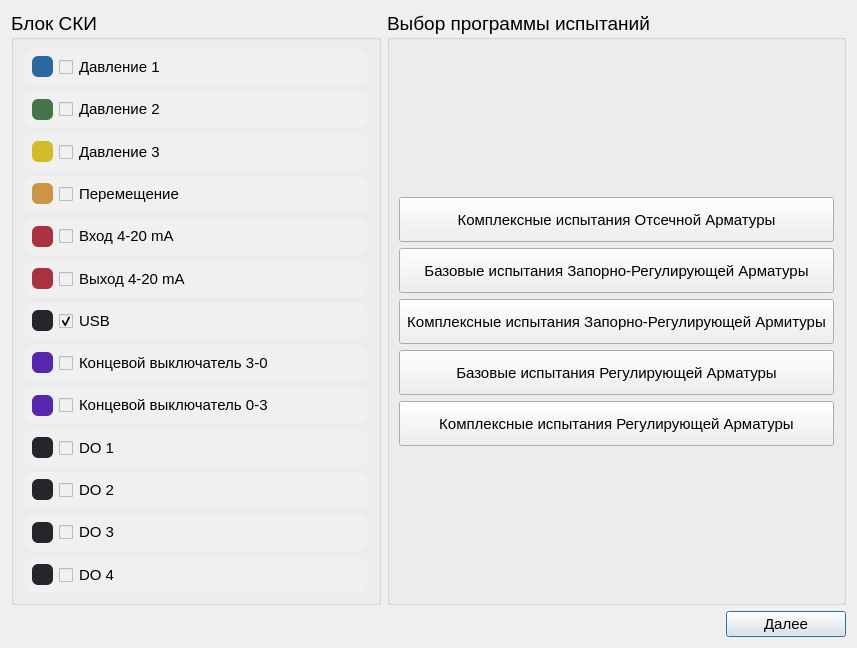
<?xml version="1.0" encoding="UTF-8"?>
<ui version="4.0">
 <class>SelectTests</class>
 <widget class="QDialog" name="SelectTests">
  <property name="geometry">
   <rect>
    <x>0</x>
    <y>0</y>
    <width>857</width>
    <height>648</height>
   </rect>
  </property>
  <property name="windowTitle">
   <string>Выбор программы испытаний</string>
  </property>
  <layout class="QVBoxLayout" name="verticalLayout_3">
   <item>
    <layout class="QHBoxLayout" name="horizontalLayout_2">
     <item>
      <widget class="QGroupBox" name="groupBox">
       <property name="font">
        <font>
         <family>Segoe UI</family>
         <pointsize>14</pointsize>
         <bold>false</bold>
        </font>
       </property>
       <property name="title">
        <string>Блок СКИ</string>
       </property>
       <layout class="QVBoxLayout" name="verticalLayout">
        <item>
         <widget class="QFrame" name="frame_pressure_1">
          <property name="sizePolicy">
           <sizepolicy hsizetype="Expanding" vsizetype="Preferred">
            <horstretch>0</horstretch>
            <verstretch>0</verstretch>
           </sizepolicy>
          </property>
          <property name="styleSheet">
           <string notr="true">background-color: #F0F0F0;
border-radius: 12px;</string>
          </property>
          <property name="frameShape">
           <enum>QFrame::Shape::StyledPanel</enum>
          </property>
          <property name="frameShadow">
           <enum>QFrame::Shadow::Raised</enum>
          </property>
          <layout class="QHBoxLayout" name="horizontalLayout_15">
           <property name="spacing">
            <number>6</number>
           </property>
           <property name="leftMargin">
            <number>9</number>
           </property>
           <property name="topMargin">
            <number>0</number>
           </property>
           <property name="rightMargin">
            <number>9</number>
           </property>
           <property name="bottomMargin">
            <number>0</number>
           </property>
           <item>
            <widget class="QWidget" name="pressure_1_color" native="true">
             <property name="minimumSize">
              <size>
               <width>21</width>
               <height>21</height>
              </size>
             </property>
             <property name="maximumSize">
              <size>
               <width>21</width>
               <height>21</height>
              </size>
             </property>
             <property name="font">
              <font>
               <pointsize>5</pointsize>
              </font>
             </property>
             <property name="styleSheet">
              <string notr="true">background-color: #2A689F;
border-radius: 6px;</string>
             </property>
            </widget>
           </item>
           <item>
            <widget class="QCheckBox" name="check_box_pressure_1">
             <property name="minimumSize">
              <size>
               <width>0</width>
               <height>32</height>
              </size>
             </property>
             <property name="font">
              <font>
               <family>Segoe UI</family>
               <pointsize>11</pointsize>
               <bold>false</bold>
               <underline>false</underline>
              </font>
             </property>
             <property name="mouseTracking">
              <bool>true</bool>
             </property>
             <property name="styleSheet">
              <string notr="true"/>
             </property>
             <property name="text">
              <string>Давление 1</string>
             </property>
            </widget>
           </item>
          </layout>
         </widget>
        </item>
        <item>
         <widget class="QFrame" name="frame_pressure_2">
          <property name="sizePolicy">
           <sizepolicy hsizetype="Expanding" vsizetype="Preferred">
            <horstretch>0</horstretch>
            <verstretch>0</verstretch>
           </sizepolicy>
          </property>
          <property name="styleSheet">
           <string notr="true">background-color: #F0F0F0;
border-radius: 12px;</string>
          </property>
          <property name="frameShape">
           <enum>QFrame::Shape::StyledPanel</enum>
          </property>
          <property name="frameShadow">
           <enum>QFrame::Shadow::Raised</enum>
          </property>
          <layout class="QHBoxLayout" name="horizontalLayout_16">
           <property name="leftMargin">
            <number>9</number>
           </property>
           <property name="topMargin">
            <number>0</number>
           </property>
           <property name="rightMargin">
            <number>9</number>
           </property>
           <property name="bottomMargin">
            <number>0</number>
           </property>
           <item>
            <widget class="QWidget" name="pressure_2_color" native="true">
             <property name="minimumSize">
              <size>
               <width>21</width>
               <height>21</height>
              </size>
             </property>
             <property name="maximumSize">
              <size>
               <width>21</width>
               <height>21</height>
              </size>
             </property>
             <property name="styleSheet">
              <string notr="true">background-color: #457448;
border-radius: 6px;</string>
             </property>
            </widget>
           </item>
           <item>
            <widget class="QCheckBox" name="check_box_pressure_2">
             <property name="minimumSize">
              <size>
               <width>0</width>
               <height>32</height>
              </size>
             </property>
             <property name="font">
              <font>
               <family>Segoe UI</family>
               <pointsize>11</pointsize>
               <bold>false</bold>
               <underline>false</underline>
              </font>
             </property>
             <property name="styleSheet">
              <string notr="true"/>
             </property>
             <property name="text">
              <string>Давление 2</string>
             </property>
            </widget>
           </item>
          </layout>
         </widget>
        </item>
        <item>
         <widget class="QFrame" name="frame_pressure_3">
          <property name="sizePolicy">
           <sizepolicy hsizetype="Expanding" vsizetype="Preferred">
            <horstretch>0</horstretch>
            <verstretch>0</verstretch>
           </sizepolicy>
          </property>
          <property name="styleSheet">
           <string notr="true">background-color: #F0F0F0;
border-radius: 12px;</string>
          </property>
          <property name="frameShape">
           <enum>QFrame::Shape::StyledPanel</enum>
          </property>
          <property name="frameShadow">
           <enum>QFrame::Shadow::Raised</enum>
          </property>
          <layout class="QHBoxLayout" name="horizontalLayout_17">
           <property name="leftMargin">
            <number>9</number>
           </property>
           <property name="topMargin">
            <number>0</number>
           </property>
           <property name="rightMargin">
            <number>9</number>
           </property>
           <property name="bottomMargin">
            <number>0</number>
           </property>
           <item>
            <widget class="QWidget" name="pressure_3_color" native="true">
             <property name="minimumSize">
              <size>
               <width>21</width>
               <height>21</height>
              </size>
             </property>
             <property name="maximumSize">
              <size>
               <width>21</width>
               <height>21</height>
              </size>
             </property>
             <property name="styleSheet">
              <string notr="true">background-color: #D3BB2A;
border-radius: 6px;</string>
             </property>
            </widget>
           </item>
           <item>
            <widget class="QCheckBox" name="check_box_pressure_3">
             <property name="minimumSize">
              <size>
               <width>0</width>
               <height>32</height>
              </size>
             </property>
             <property name="font">
              <font>
               <family>Segoe UI</family>
               <pointsize>11</pointsize>
               <bold>false</bold>
               <underline>false</underline>
              </font>
             </property>
             <property name="styleSheet">
              <string notr="true"/>
             </property>
             <property name="text">
              <string>Давление 3</string>
             </property>
            </widget>
           </item>
          </layout>
         </widget>
        </item>
        <item>
         <widget class="QFrame" name="frame_moving">
          <property name="styleSheet">
           <string notr="true">background-color: #F0F0F0;
border-radius: 12px;</string>
          </property>
          <property name="frameShape">
           <enum>QFrame::Shape::StyledPanel</enum>
          </property>
          <property name="frameShadow">
           <enum>QFrame::Shadow::Raised</enum>
          </property>
          <layout class="QHBoxLayout" name="horizontalLayout_18">
           <property name="leftMargin">
            <number>9</number>
           </property>
           <property name="topMargin">
            <number>0</number>
           </property>
           <property name="rightMargin">
            <number>9</number>
           </property>
           <property name="bottomMargin">
            <number>0</number>
           </property>
           <item>
            <widget class="QWidget" name="moving_color" native="true">
             <property name="minimumSize">
              <size>
               <width>21</width>
               <height>21</height>
              </size>
             </property>
             <property name="maximumSize">
              <size>
               <width>21</width>
               <height>21</height>
              </size>
             </property>
             <property name="styleSheet">
              <string notr="true">background-color: #CC9546;
border-radius: 6px;</string>
             </property>
            </widget>
           </item>
           <item>
            <widget class="QCheckBox" name="check_box_moving">
             <property name="minimumSize">
              <size>
               <width>0</width>
               <height>32</height>
              </size>
             </property>
             <property name="font">
              <font>
               <family>Segoe UI</family>
               <pointsize>11</pointsize>
               <bold>false</bold>
               <underline>false</underline>
              </font>
             </property>
             <property name="styleSheet">
              <string notr="true"/>
             </property>
             <property name="text">
              <string>Перемещение</string>
             </property>
            </widget>
           </item>
          </layout>
         </widget>
        </item>
        <item>
         <widget class="QFrame" name="frame_input_4_20_mA">
          <property name="styleSheet">
           <string notr="true">background-color: #F0F0F0;
border-radius: 12px;</string>
          </property>
          <property name="frameShape">
           <enum>QFrame::Shape::StyledPanel</enum>
          </property>
          <property name="frameShadow">
           <enum>QFrame::Shadow::Raised</enum>
          </property>
          <layout class="QHBoxLayout" name="horizontalLayout_19">
           <property name="leftMargin">
            <number>9</number>
           </property>
           <property name="topMargin">
            <number>0</number>
           </property>
           <property name="rightMargin">
            <number>9</number>
           </property>
           <property name="bottomMargin">
            <number>0</number>
           </property>
           <item>
            <widget class="QWidget" name="input_4_20_mA_color" native="true">
             <property name="minimumSize">
              <size>
               <width>21</width>
               <height>21</height>
              </size>
             </property>
             <property name="maximumSize">
              <size>
               <width>21</width>
               <height>21</height>
              </size>
             </property>
             <property name="styleSheet">
              <string notr="true">background-color: #A83240;
border-radius: 6px;</string>
             </property>
            </widget>
           </item>
           <item>
            <widget class="QCheckBox" name="check_box_input_4_20_mA">
             <property name="minimumSize">
              <size>
               <width>0</width>
               <height>32</height>
              </size>
             </property>
             <property name="font">
              <font>
               <family>Segoe UI</family>
               <pointsize>11</pointsize>
               <bold>false</bold>
               <underline>false</underline>
              </font>
             </property>
             <property name="styleSheet">
              <string notr="true"/>
             </property>
             <property name="text">
              <string>Вход 4-20 mA</string>
             </property>
            </widget>
           </item>
          </layout>
         </widget>
        </item>
        <item>
         <widget class="QFrame" name="frame_output_4_20_mA">
          <property name="styleSheet">
           <string notr="true">background-color: #F0F0F0;
border-radius: 12px;</string>
          </property>
          <property name="frameShape">
           <enum>QFrame::Shape::StyledPanel</enum>
          </property>
          <property name="frameShadow">
           <enum>QFrame::Shadow::Raised</enum>
          </property>
          <layout class="QHBoxLayout" name="horizontalLayout_22">
           <property name="leftMargin">
            <number>9</number>
           </property>
           <property name="topMargin">
            <number>0</number>
           </property>
           <property name="rightMargin">
            <number>9</number>
           </property>
           <property name="bottomMargin">
            <number>0</number>
           </property>
           <item>
            <widget class="QWidget" name="output_4_20_mA_color" native="true">
             <property name="minimumSize">
              <size>
               <width>21</width>
               <height>21</height>
              </size>
             </property>
             <property name="maximumSize">
              <size>
               <width>21</width>
               <height>21</height>
              </size>
             </property>
             <property name="styleSheet">
              <string notr="true">background-color: #A83240;
border-radius: 6px;</string>
             </property>
            </widget>
           </item>
           <item>
            <widget class="QCheckBox" name="check_box_output_4_20_mA">
             <property name="minimumSize">
              <size>
               <width>0</width>
               <height>32</height>
              </size>
             </property>
             <property name="font">
              <font>
               <family>Segoe UI</family>
               <pointsize>11</pointsize>
               <bold>false</bold>
               <underline>false</underline>
              </font>
             </property>
             <property name="styleSheet">
              <string notr="true"/>
             </property>
             <property name="text">
              <string>Выход 4-20 mA</string>
             </property>
            </widget>
           </item>
          </layout>
         </widget>
        </item>
        <item>
         <widget class="QFrame" name="frame_usb">
          <property name="styleSheet">
           <string notr="true">background-color: #F0F0F0;
border-radius: 12px;</string>
          </property>
          <property name="frameShape">
           <enum>QFrame::Shape::StyledPanel</enum>
          </property>
          <property name="frameShadow">
           <enum>QFrame::Shadow::Raised</enum>
          </property>
          <layout class="QHBoxLayout" name="horizontalLayout_24">
           <property name="leftMargin">
            <number>9</number>
           </property>
           <property name="topMargin">
            <number>0</number>
           </property>
           <property name="rightMargin">
            <number>9</number>
           </property>
           <property name="bottomMargin">
            <number>0</number>
           </property>
           <item>
            <widget class="QWidget" name="usb_color" native="true">
             <property name="minimumSize">
              <size>
               <width>21</width>
               <height>21</height>
              </size>
             </property>
             <property name="maximumSize">
              <size>
               <width>21</width>
               <height>21</height>
              </size>
             </property>
             <property name="styleSheet">
              <string notr="true">background-color: #25262B;
border-radius: 6px;</string>
             </property>
            </widget>
           </item>
           <item>
            <widget class="QCheckBox" name="check_box_usb">
             <property name="enabled">
              <bool>true</bool>
             </property>
             <property name="minimumSize">
              <size>
               <width>0</width>
               <height>32</height>
              </size>
             </property>
             <property name="font">
              <font>
               <family>Segoe UI</family>
               <pointsize>11</pointsize>
               <bold>false</bold>
               <underline>false</underline>
              </font>
             </property>
             <property name="mouseTracking">
              <bool>true</bool>
             </property>
             <property name="tabletTracking">
              <bool>false</bool>
             </property>
             <property name="styleSheet">
              <string notr="true"/>
             </property>
             <property name="text">
              <string>USB</string>
             </property>
             <property name="checked">
              <bool>true</bool>
             </property>
            </widget>
           </item>
          </layout>
         </widget>
        </item>
        <item>
         <widget class="QFrame" name="frame_imit_switch_3_0">
          <property name="styleSheet">
           <string notr="true">background-color: #F0F0F0;
border-radius: 12px;</string>
          </property>
          <property name="frameShape">
           <enum>QFrame::Shape::StyledPanel</enum>
          </property>
          <property name="frameShadow">
           <enum>QFrame::Shadow::Raised</enum>
          </property>
          <layout class="QHBoxLayout" name="horizontalLayout_20">
           <property name="leftMargin">
            <number>9</number>
           </property>
           <property name="topMargin">
            <number>0</number>
           </property>
           <property name="rightMargin">
            <number>9</number>
           </property>
           <property name="bottomMargin">
            <number>0</number>
           </property>
           <item>
            <widget class="QWidget" name="imit_switch_3_0_color" native="true">
             <property name="minimumSize">
              <size>
               <width>21</width>
               <height>21</height>
              </size>
             </property>
             <property name="maximumSize">
              <size>
               <width>21</width>
               <height>21</height>
              </size>
             </property>
             <property name="styleSheet">
              <string notr="true">background-color: #5827AF;
border-radius: 6px;</string>
             </property>
            </widget>
           </item>
           <item>
            <widget class="QCheckBox" name="check_box_imit_switch_3_0">
             <property name="minimumSize">
              <size>
               <width>0</width>
               <height>32</height>
              </size>
             </property>
             <property name="font">
              <font>
               <family>Segoe UI</family>
               <pointsize>11</pointsize>
               <bold>false</bold>
               <underline>false</underline>
              </font>
             </property>
             <property name="styleSheet">
              <string notr="true"/>
             </property>
             <property name="text">
              <string>Концевой выключатель 3-0</string>
             </property>
            </widget>
           </item>
          </layout>
         </widget>
        </item>
        <item>
         <widget class="QFrame" name="frame_imit_switch_0_3">
          <property name="styleSheet">
           <string notr="true">background-color: #F0F0F0;
border-radius: 12px;</string>
          </property>
          <property name="frameShape">
           <enum>QFrame::Shape::StyledPanel</enum>
          </property>
          <property name="frameShadow">
           <enum>QFrame::Shadow::Raised</enum>
          </property>
          <layout class="QHBoxLayout" name="horizontalLayout_21">
           <property name="leftMargin">
            <number>9</number>
           </property>
           <property name="topMargin">
            <number>0</number>
           </property>
           <property name="rightMargin">
            <number>9</number>
           </property>
           <property name="bottomMargin">
            <number>0</number>
           </property>
           <item>
            <widget class="QWidget" name="imit_switch_0_3_color" native="true">
             <property name="minimumSize">
              <size>
               <width>21</width>
               <height>21</height>
              </size>
             </property>
             <property name="maximumSize">
              <size>
               <width>21</width>
               <height>21</height>
              </size>
             </property>
             <property name="styleSheet">
              <string notr="true">background-color: #5827AF;
border-radius: 6px;</string>
             </property>
            </widget>
           </item>
           <item>
            <widget class="QCheckBox" name="check_box_imit_switch_0_3">
             <property name="minimumSize">
              <size>
               <width>0</width>
               <height>32</height>
              </size>
             </property>
             <property name="font">
              <font>
               <family>Segoe UI</family>
               <pointsize>11</pointsize>
               <bold>false</bold>
               <underline>false</underline>
              </font>
             </property>
             <property name="styleSheet">
              <string notr="true"/>
             </property>
             <property name="text">
              <string>Концевой выключатель 0-3</string>
             </property>
             <property name="checked">
              <bool>false</bool>
             </property>
             <property name="autoRepeat">
              <bool>false</bool>
             </property>
             <property name="autoExclusive">
              <bool>false</bool>
             </property>
             <property name="tristate">
              <bool>false</bool>
             </property>
            </widget>
           </item>
          </layout>
         </widget>
        </item>
        <item>
         <widget class="QFrame" name="frame_do_1">
          <property name="styleSheet">
           <string notr="true">background-color: #F0F0F0;
border-radius: 12px;</string>
          </property>
          <property name="frameShape">
           <enum>QFrame::Shape::StyledPanel</enum>
          </property>
          <property name="frameShadow">
           <enum>QFrame::Shadow::Raised</enum>
          </property>
          <layout class="QHBoxLayout" name="horizontalLayout_27">
           <property name="leftMargin">
            <number>9</number>
           </property>
           <property name="topMargin">
            <number>0</number>
           </property>
           <property name="rightMargin">
            <number>9</number>
           </property>
           <property name="bottomMargin">
            <number>0</number>
           </property>
           <item>
            <widget class="QWidget" name="do_1_color" native="true">
             <property name="minimumSize">
              <size>
               <width>21</width>
               <height>21</height>
              </size>
             </property>
             <property name="maximumSize">
              <size>
               <width>21</width>
               <height>21</height>
              </size>
             </property>
             <property name="styleSheet">
              <string notr="true">background-color: #25262B;
border-radius: 6px;</string>
             </property>
            </widget>
           </item>
           <item>
            <widget class="QCheckBox" name="check_box_do_1">
             <property name="minimumSize">
              <size>
               <width>0</width>
               <height>32</height>
              </size>
             </property>
             <property name="font">
              <font>
               <family>Segoe UI</family>
               <pointsize>11</pointsize>
               <bold>false</bold>
               <underline>false</underline>
              </font>
             </property>
             <property name="styleSheet">
              <string notr="true"/>
             </property>
             <property name="text">
              <string>DO 1</string>
             </property>
             <property name="checkable">
              <bool>true</bool>
             </property>
             <property name="checked">
              <bool>false</bool>
             </property>
            </widget>
           </item>
          </layout>
         </widget>
        </item>
        <item>
         <widget class="QFrame" name="frame_do_2">
          <property name="styleSheet">
           <string notr="true">background-color: #F0F0F0;
border-radius: 12px;</string>
          </property>
          <property name="frameShape">
           <enum>QFrame::Shape::StyledPanel</enum>
          </property>
          <property name="frameShadow">
           <enum>QFrame::Shadow::Raised</enum>
          </property>
          <layout class="QHBoxLayout" name="horizontalLayout_23">
           <property name="leftMargin">
            <number>9</number>
           </property>
           <property name="topMargin">
            <number>0</number>
           </property>
           <property name="rightMargin">
            <number>9</number>
           </property>
           <property name="bottomMargin">
            <number>0</number>
           </property>
           <item>
            <widget class="QWidget" name="do_2_color" native="true">
             <property name="minimumSize">
              <size>
               <width>21</width>
               <height>21</height>
              </size>
             </property>
             <property name="maximumSize">
              <size>
               <width>21</width>
               <height>21</height>
              </size>
             </property>
             <property name="styleSheet">
              <string notr="true">background-color: #25262B;
border-radius: 6px;</string>
             </property>
            </widget>
           </item>
           <item>
            <widget class="QCheckBox" name="check_box_do_2">
             <property name="minimumSize">
              <size>
               <width>0</width>
               <height>32</height>
              </size>
             </property>
             <property name="font">
              <font>
               <family>Segoe UI</family>
               <pointsize>11</pointsize>
               <bold>false</bold>
               <underline>false</underline>
              </font>
             </property>
             <property name="styleSheet">
              <string notr="true"/>
             </property>
             <property name="text">
              <string>DO 2</string>
             </property>
            </widget>
           </item>
          </layout>
         </widget>
        </item>
        <item>
         <widget class="QFrame" name="frame_do_3">
          <property name="styleSheet">
           <string notr="true">background-color: #F0F0F0;
border-radius: 12px;</string>
          </property>
          <property name="frameShape">
           <enum>QFrame::Shape::StyledPanel</enum>
          </property>
          <property name="frameShadow">
           <enum>QFrame::Shadow::Raised</enum>
          </property>
          <layout class="QHBoxLayout" name="horizontalLayout_25">
           <property name="leftMargin">
            <number>9</number>
           </property>
           <property name="topMargin">
            <number>0</number>
           </property>
           <property name="rightMargin">
            <number>9</number>
           </property>
           <property name="bottomMargin">
            <number>0</number>
           </property>
           <item>
            <widget class="QWidget" name="do_3_color" native="true">
             <property name="minimumSize">
              <size>
               <width>21</width>
               <height>21</height>
              </size>
             </property>
             <property name="maximumSize">
              <size>
               <width>21</width>
               <height>21</height>
              </size>
             </property>
             <property name="styleSheet">
              <string notr="true">background-color: #25262B;
border-radius: 6px;</string>
             </property>
            </widget>
           </item>
           <item>
            <widget class="QCheckBox" name="check_box_do_3">
             <property name="minimumSize">
              <size>
               <width>0</width>
               <height>32</height>
              </size>
             </property>
             <property name="font">
              <font>
               <family>Segoe UI</family>
               <pointsize>11</pointsize>
               <bold>false</bold>
               <underline>false</underline>
              </font>
             </property>
             <property name="styleSheet">
              <string notr="true"/>
             </property>
             <property name="text">
              <string>DO 3</string>
             </property>
            </widget>
           </item>
          </layout>
         </widget>
        </item>
        <item>
         <widget class="QFrame" name="frame_do_4">
          <property name="styleSheet">
           <string notr="true">background-color: #F0F0F0;
border-radius: 12px;</string>
          </property>
          <property name="frameShape">
           <enum>QFrame::Shape::StyledPanel</enum>
          </property>
          <property name="frameShadow">
           <enum>QFrame::Shadow::Raised</enum>
          </property>
          <layout class="QHBoxLayout" name="horizontalLayout_26">
           <property name="leftMargin">
            <number>9</number>
           </property>
           <property name="topMargin">
            <number>0</number>
           </property>
           <property name="rightMargin">
            <number>9</number>
           </property>
           <property name="bottomMargin">
            <number>0</number>
           </property>
           <item>
            <widget class="QWidget" name="do_4_color" native="true">
             <property name="minimumSize">
              <size>
               <width>21</width>
               <height>21</height>
              </size>
             </property>
             <property name="maximumSize">
              <size>
               <width>21</width>
               <height>21</height>
              </size>
             </property>
             <property name="styleSheet">
              <string notr="true">background-color: #25262B;
border-radius: 6px;</string>
             </property>
            </widget>
           </item>
           <item>
            <widget class="QCheckBox" name="check_box_do_4">
             <property name="minimumSize">
              <size>
               <width>0</width>
               <height>32</height>
              </size>
             </property>
             <property name="font">
              <font>
               <family>Segoe UI</family>
               <pointsize>11</pointsize>
               <bold>false</bold>
               <underline>false</underline>
              </font>
             </property>
             <property name="styleSheet">
              <string notr="true"/>
             </property>
             <property name="text">
              <string>DO 4</string>
             </property>
            </widget>
           </item>
          </layout>
         </widget>
        </item>
       </layout>
      </widget>
     </item>
     <item>
      <widget class="QGroupBox" name="groupBox_2">
       <property name="font">
        <font>
         <family>Segoe UI</family>
         <pointsize>14</pointsize>
         <bold>false</bold>
        </font>
       </property>
       <property name="title">
        <string>Выбор программы испытаний</string>
       </property>
       <layout class="QVBoxLayout" name="verticalLayout_2">
        <item>
         <spacer name="verticalSpacer_2">
          <property name="orientation">
           <enum>Qt::Orientation::Vertical</enum>
          </property>
          <property name="sizeHint" stdset="0">
           <size>
            <width>20</width>
            <height>40</height>
           </size>
          </property>
         </spacer>
        </item>
        <item>
         <widget class="QToolButton" name="button_C_SOVT">
          <property name="sizePolicy">
           <sizepolicy hsizetype="Preferred" vsizetype="Preferred">
            <horstretch>0</horstretch>
            <verstretch>0</verstretch>
           </sizepolicy>
          </property>
          <property name="minimumSize">
           <size>
            <width>0</width>
            <height>45</height>
           </size>
          </property>
          <property name="font">
           <font>
            <family>Segoe UI</family>
            <pointsize>11</pointsize>
            <italic>false</italic>
            <bold>false</bold>
           </font>
          </property>
          <property name="styleSheet">
           <string notr="true"/>
          </property>
          <property name="text">
           <string>Комплексные испытания Отсечной Арматуры</string>
          </property>
          <property name="shortcut">
           <string>1</string>
          </property>
         </widget>
        </item>
        <item>
         <widget class="QToolButton" name="button_B_SACVT">
          <property name="sizePolicy">
           <sizepolicy hsizetype="Preferred" vsizetype="Preferred">
            <horstretch>0</horstretch>
            <verstretch>0</verstretch>
           </sizepolicy>
          </property>
          <property name="minimumSize">
           <size>
            <width>0</width>
            <height>45</height>
           </size>
          </property>
          <property name="font">
           <font>
            <family>Segoe UI</family>
            <pointsize>11</pointsize>
            <italic>false</italic>
            <bold>false</bold>
           </font>
          </property>
          <property name="styleSheet">
           <string notr="true"/>
          </property>
          <property name="text">
           <string>Базовые испытания Запорно-Регулирующей Арматуры</string>
          </property>
          <property name="shortcut">
           <string>2</string>
          </property>
         </widget>
        </item>
        <item>
         <widget class="QToolButton" name="button_C_SACVT">
          <property name="sizePolicy">
           <sizepolicy hsizetype="Preferred" vsizetype="Preferred">
            <horstretch>0</horstretch>
            <verstretch>0</verstretch>
           </sizepolicy>
          </property>
          <property name="minimumSize">
           <size>
            <width>0</width>
            <height>45</height>
           </size>
          </property>
          <property name="font">
           <font>
            <family>Segoe UI</family>
            <pointsize>11</pointsize>
            <italic>false</italic>
            <bold>false</bold>
           </font>
          </property>
          <property name="styleSheet">
           <string notr="true"/>
          </property>
          <property name="text">
           <string>Комплексные испытания Запорно-Регулирующей Армитуры</string>
          </property>
          <property name="shortcut">
           <string>3</string>
          </property>
         </widget>
        </item>
        <item>
         <widget class="QToolButton" name="button_B_CVT">
          <property name="sizePolicy">
           <sizepolicy hsizetype="Preferred" vsizetype="Preferred">
            <horstretch>0</horstretch>
            <verstretch>0</verstretch>
           </sizepolicy>
          </property>
          <property name="minimumSize">
           <size>
            <width>0</width>
            <height>45</height>
           </size>
          </property>
          <property name="font">
           <font>
            <family>Segoe UI</family>
            <pointsize>11</pointsize>
            <italic>false</italic>
            <bold>false</bold>
           </font>
          </property>
          <property name="styleSheet">
           <string notr="true"/>
          </property>
          <property name="text">
           <string>Базовые испытания Регулирующей Арматуры</string>
          </property>
          <property name="shortcut">
           <string>4</string>
          </property>
         </widget>
        </item>
        <item>
         <widget class="QToolButton" name="button_C_CVT">
          <property name="sizePolicy">
           <sizepolicy hsizetype="Preferred" vsizetype="Preferred">
            <horstretch>0</horstretch>
            <verstretch>0</verstretch>
           </sizepolicy>
          </property>
          <property name="minimumSize">
           <size>
            <width>0</width>
            <height>45</height>
           </size>
          </property>
          <property name="font">
           <font>
            <family>Segoe UI</family>
            <pointsize>11</pointsize>
            <italic>false</italic>
            <bold>false</bold>
           </font>
          </property>
          <property name="styleSheet">
           <string notr="true"/>
          </property>
          <property name="text">
           <string>Комплексные испытания Регулирующей Арматуры</string>
          </property>
          <property name="shortcut">
           <string>5</string>
          </property>
         </widget>
        </item>
        <item>
         <spacer name="verticalSpacer">
          <property name="orientation">
           <enum>Qt::Orientation::Vertical</enum>
          </property>
          <property name="sizeHint" stdset="0">
           <size>
            <width>20</width>
            <height>40</height>
           </size>
          </property>
         </spacer>
        </item>
       </layout>
      </widget>
     </item>
    </layout>
   </item>
   <item>
    <layout class="QHBoxLayout" name="horizontalLayout">
     <item>
      <spacer name="horizontalSpacer">
       <property name="orientation">
        <enum>Qt::Orientation::Horizontal</enum>
       </property>
       <property name="sizeHint" stdset="0">
        <size>
         <width>40</width>
         <height>20</height>
        </size>
       </property>
      </spacer>
     </item>
     <item>
      <widget class="QPushButton" name="entry_testing">
       <property name="enabled">
        <bool>true</bool>
       </property>
       <property name="minimumSize">
        <size>
         <width>120</width>
         <height>0</height>
        </size>
       </property>
       <property name="font">
        <font>
         <pointsize>11</pointsize>
        </font>
       </property>
       <property name="text">
        <string>Далее</string>
       </property>
      </widget>
     </item>
    </layout>
   </item>
  </layout>
 </widget>
 <tabstops>
  <tabstop>button_C_SOVT</tabstop>
  <tabstop>button_B_SACVT</tabstop>
  <tabstop>button_C_SACVT</tabstop>
  <tabstop>button_B_CVT</tabstop>
  <tabstop>button_C_CVT</tabstop>
  <tabstop>entry_testing</tabstop>
  <tabstop>check_box_pressure_1</tabstop>
  <tabstop>check_box_pressure_2</tabstop>
  <tabstop>check_box_pressure_3</tabstop>
  <tabstop>check_box_moving</tabstop>
  <tabstop>check_box_input_4_20_mA</tabstop>
  <tabstop>check_box_output_4_20_mA</tabstop>
  <tabstop>check_box_usb</tabstop>
  <tabstop>check_box_imit_switch_3_0</tabstop>
  <tabstop>check_box_imit_switch_0_3</tabstop>
  <tabstop>check_box_do_1</tabstop>
  <tabstop>check_box_do_2</tabstop>
  <tabstop>check_box_do_3</tabstop>
  <tabstop>check_box_do_4</tabstop>
 </tabstops>
 <resources/>
 <connections/>
</ui>
